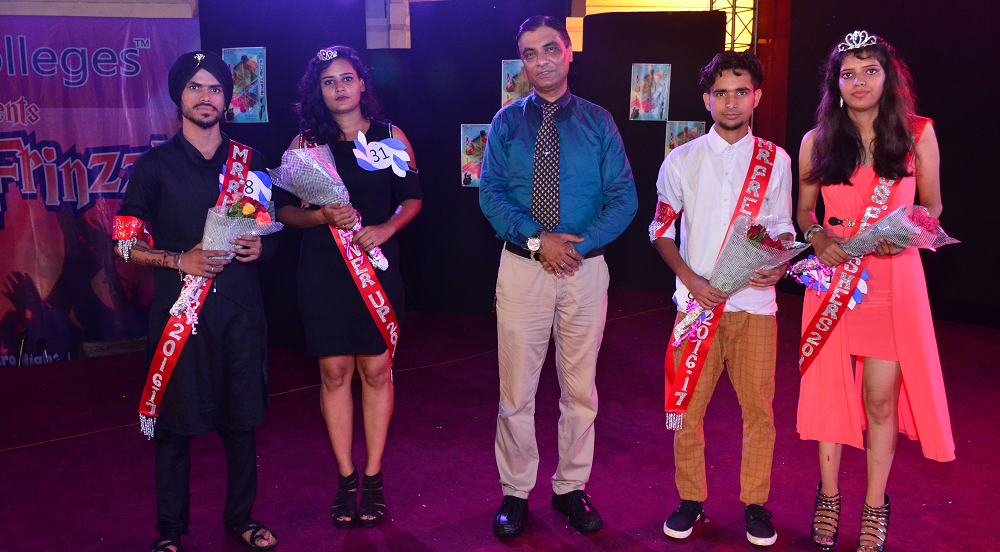
#> input picture aman.png, 1000 x 552 px
$ python project5.py
#> lines starting #> are read from the running program, lines starting #| are printed output that depends on the picture; after the words box and inside, x2 and y2 are one past the last pixel; in counts of white or black regions, pixels touching at a corner belong together
import cv2
image=cv2.imread(r'aman.png')
#> image is the input picture: shape (552, 1000, 3); mean B, G, R 76.6, 41.4, 90.9

image_gray=cv2.imread(r"aman.png",cv2.IMREAD_GRAYSCALE)
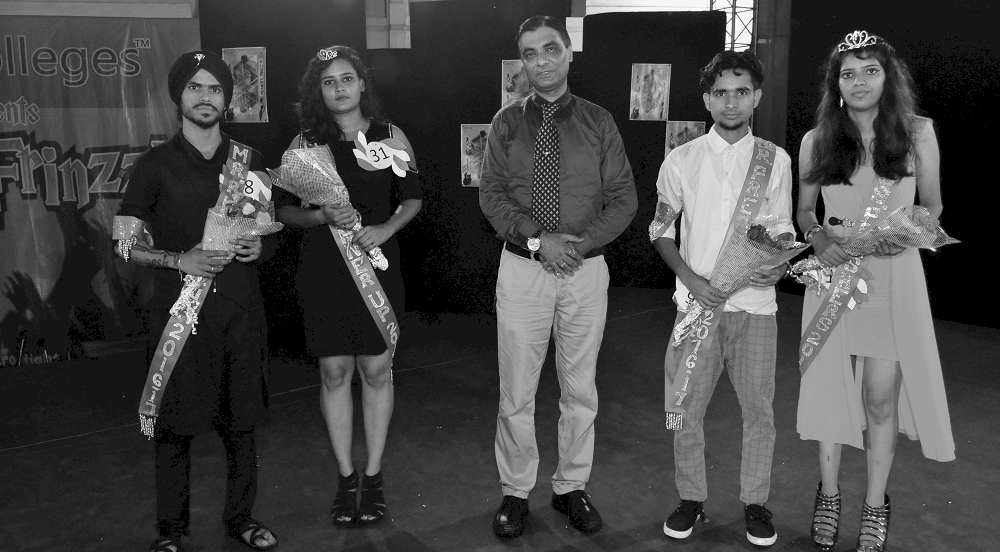
#> image_gray: shape (552, 1000); min 0, max 255, mean 69.3
face_teacher=cv2.CascadeClassifier(r"E:\image processing\haarcascades\haarcascade_frontalface_default.xml")
face=face_teacher.detectMultiScale(image_gray,1.3,5)
#> face = [[312, 59, 56, 56], [177, 68, 54, 54], [510, 28, 62, 62], [832, 52, 58, 58], [702, 72, 57, 57]]
print(face)
#| [[312  59  56  56]
#|  [177  68  54  54]
#|  [510  28  62  62]
#|  [832  52  58  58]
#|  [702  72  57  57]]
for x,y,w,h in face:
    cv2.rectangle(image,(x,y),(x+w,y+h),(255,0,0),2)
#> this loop made 5 passes
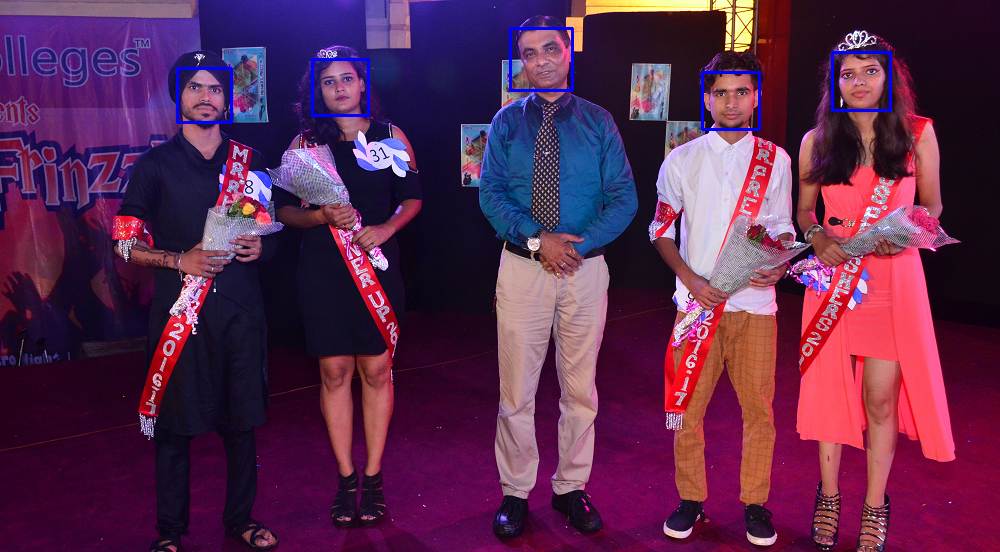
#> image: shape (552, 1000, 3); 0.62% of pixels changed, all inside (x1, y1, x2, y2) = (176, 27, 892, 131)

print("face location is " ,face)
#| face location is  [[312  59  56  56]
#|  [177  68  54  54]
#|  [510  28  62  62]
#|  [832  52  58  58]
#|  [702  72  57  57]]
print("number of persion is :",len(face))
#| number of persion is : 5
cv2.imshow("window",image)
#cv2.imshow("gray",image_gray)
cv2.waitKey()
cv2.destroyAllWindows()
